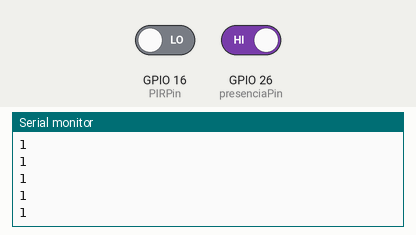
Recording of a sketch running on a simulated ESP32. On the bench: the last lines printed to the serial monitor. The test bench sets the inputs (shaded band); at power-on: GPIO 16 (PIRPin) LOW, GPIO 26 (presenciaPin) HIGH. WiFi joins after 1.5 s; servers stay silent unless stated; no MQTT or app messages arrive unless stated.

Above: at 3.2 s.
3.3 s: GPIO 16 (PIRPin) driven HIGH and GPIO 26 (presenciaPin) driven LOW
At 3.6 s:
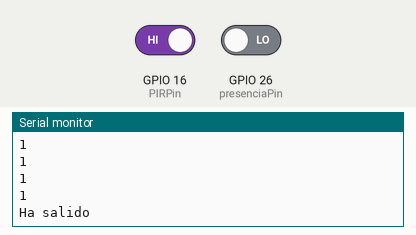
6.3 s: GPIO 26 (presenciaPin) driven HIGH
At 7.9 s:
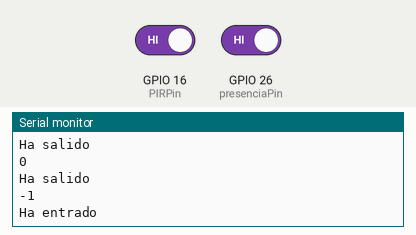
Timing chart, 0 to 9.4 s (numbered marks = the images above; inputs shaded):
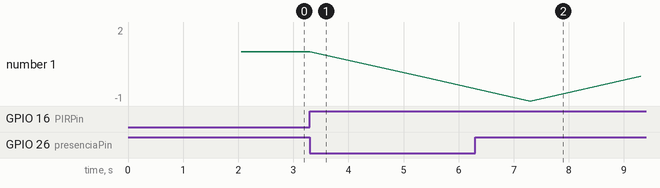

The sketch:

clientePuertaPrincipal.ino
```cpp
#include <WiFi.h>
#include <MQTT.h>

// ** CONFIG ***

// Timer value
int timerValue = 5000;

// Sensor A pin
const int presenciaPin = 26;

// Sensor B pin
const int PIRPin = 16;

// *** SCRIPT VARIABLES ***
int puerta[1];
int cleanerCounter = 0;
int counterPersonas = 1;

// WIFI
const char ssid[] = "Equipo_4";
const char pass[] = "scrumMaster1213";

//Broker
const char broker[] = "iot.eclipse.org";

WiFiClient net;
MQTTClient client;

void connect() {
  Serial.print("checking wifi...");
  while (WiFi.status() != WL_CONNECTED) {
    Serial.print(".");
    delay(1000);
  }
  Serial.print("\nconnecting...");
  while (!client.connect("a18248d9e2914c379fd48af033064e4e", "try", "try")) { // client.connect("Reemplazar_por_Cient_ID", "try", "try"))
    Serial.print(".");
    delay(1000);
  }
  Serial.println("\nconnected!");
  client.subscribe("equipo4/practica/#");
  //client.unsubscribe("equipo4/practica/#");
}

void setup() {
  Serial.begin(115200);
  pinMode(presenciaPin, INPUT);
  pinMode(PIRPin, INPUT);
  puerta[0] = 0;
  puerta[1] = 0;

  // Conf wifi
  WiFi.begin(ssid, pass);
  //Conf MQTT
  client.begin(broker, net);
  //client.onMessage(messageReceived);
  connect();

}

void loop() {

  client.loop();
  //delay(10); // <- Esperamos a que WiFi sea estable
  if (!client.connected()) {
    connect();
  }


  // Sensor A
  if (!digitalRead(presenciaPin)){
    if (puerta[0] != 9 ){
      puerta[0] = 1;
    }else{
      puerta[1] = 1;
    }
  }

  // Sensor B
  if (digitalRead(PIRPin)){
    if (puerta[0] != 1 ){
      puerta[0] = 9;
    }else{
      puerta[1] = 9;
    }
  }

  /* Live print sensors state
  Serial.println("");
  Serial.print(puerta[0]);
  Serial.print(puerta[1]);
  Serial.println("");*/

  Serial.println(counterPersonas);

  // Detect exit and clean
  if (puerta[0] == 1 && puerta[1] == 9){
    Serial.println("Ha salido");
    counterPersonas--;
    client.publish("equipo4/practica/medida/personas", String(counterPersonas));
    cleanDoorData();
    delay(2000);
  }

  // Detect enter and clean
  if (puerta[0] == 9 && puerta[1] == 1){
    Serial.println("Ha entrado");
    counterPersonas++;
    client.publish("equipo4/practica/medida/personas", String(counterPersonas));
    cleanDoorData();
    delay(2000);
  }

  cleanerCounter++;

  if (cleanerCounter > timerValue){
    cleanDoorData();
    cleanerCounter = 0;
  }

}

void cleanDoorData(){
   puerta[0] = 0;
   puerta[1] = 0;
}
```

Measured:
- after the input at 3.3 s, the serial monitor: prints a new line at once (image 1)
- after the input at 6.3 s, the serial monitor: prints a new line after 1.0 s (image 2)
- plotted number 1: 1 → 0 after the input at 3.3 s, 0 → 2 after the input at 6.3 s
